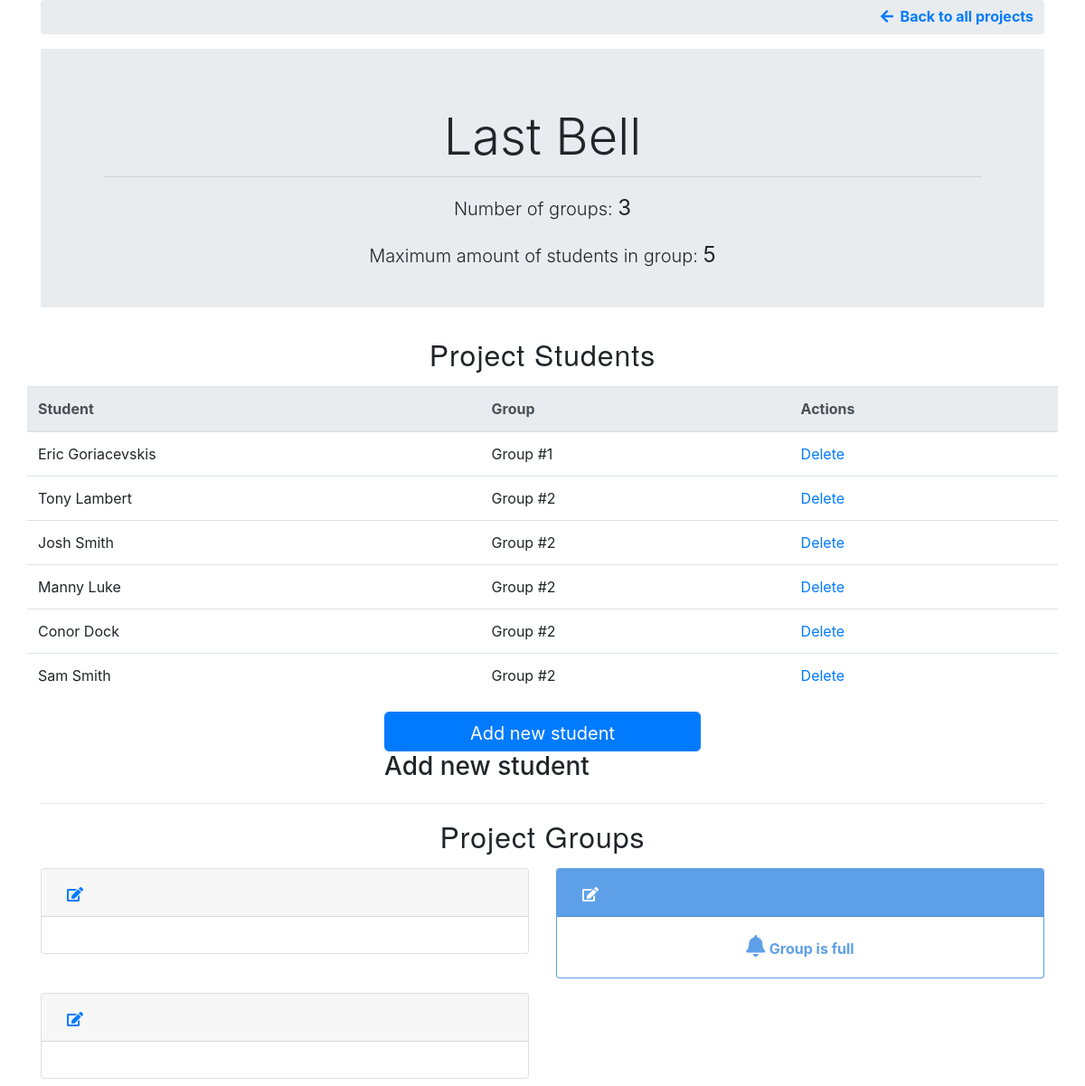
/project.php?id=2, run on the app's committed database.
### tables this page shows
CREATE TABLE `projects` (
  `id` int(3) NOT NULL,
  `title` varchar(255) NOT NULL,
  `groups_count` int(3) NOT NULL,
  `max_students` int(3) NOT NULL
);

CREATE TABLE `students` (
  `id` int(3) NOT NULL,
  `first_name` varchar(255) NOT NULL,
  `last_name` varchar(255) NOT NULL,
  `project_id` int(3) NOT NULL,
  `group_id` int(3) DEFAULT NULL
);

CREATE TABLE `groups` (
  `id` int(11) NOT NULL,
  `project_id` int(11) NOT NULL,
  `name` varchar(255) NOT NULL,
  `student_count` int(3) NOT NULL
);

### bootstrap.php (called while the page is built, shortened)
<?php
require_once(__DIR__ . "/lib/Service/ServiceContainer.php");
require_once(__DIR__ . "/lib/Service/Storage.php");
require_once(__DIR__ . "/lib/Service/Loader.php");
require_once(__DIR__ . "/lib/Service/StudentsStorage.php");
require_once(__DIR__ . "/lib/Service/StudentsLoader.php");
require_once(__DIR__ . "/lib/Model/Student.php");
require_once(__DIR__ . "/lib/Service/ProjectsStorage.php");
require_once(__DIR__ . "/lib/Service/ProjectsLoader.php");
require_once(__DIR__ . "/lib/Model/Project.php");
require_once(__DIR__ . "/lib/Service/GroupsStorage.php");
require_once(__DIR__ . "/lib/Service/GroupsLoader.php");
require_once(__DIR__ . "/lib/Model/Group.php");
$db_host = "127.0.0.1";
$db_name = "check";
$db_user = "root";
$db_pass = "";
$configuration = [
    "db_dsn" => "mysql:host={$db_host};dbname={$db_name}",
    "db_user" => $db_user,
    "db_pass" => $db_pass
];

### lib/Service/ServiceContainer.php (called while the page is built)
<?php
class ServiceContainer{
    private $pdo;
    private $studentsLoader;
    private $studentsStorage;
    private $projectsLoader;
    private $projectsStorage;
    private $groupsLoader;
    private $groupsStorage;
    private $configuration;
    public function __construct(array $configuration)
    {
        $this->configuration = $configuration;
    }
    public function getPDO(){
        if($this->pdo === null){
            $this->pdo = new PDO(
                $this->configuration["db_dsn"],
                $this->configuration["db_user"],
                $this->configuration["db_pass"],
            );
            $this->pdo->setAttribute(PDO::ATTR_ERRMODE, PDO::ERRMODE_EXCEPTION);
        }
        return $this->pdo;
    }
    public function getStudentsLoader(){
        if($this->studentsLoader === null){
            $this->studentsLoader = new StudentsLoader($this->getStudentsStorage());
        }
        return $this->studentsLoader;
    }
    private function getStudentsStorage(){
        if($this->studentsStorage === null){
            $this->studentsStorage = new StudentsStorage($this->getPDO());
        }
        return $this->studentsStorage;
    }
    public function getProjectsLoader(){
        if($this->projectsLoader === null){
            $this->projectsLoader = new ProjectsLoader($this->getProjectsStorage());
        }
        return $this->projectsLoader;
    }
    private function getProjectsStorage(){
        if($this->projectsStorage === null){
            $this->projectsStorage = new ProjectsStorage($this->getPDO());
        }
        return $this->projectsStorage;
    }
    public function getGroupsLoader(){
        if($this->groupsLoader === null){
            $this->groupsLoader = new GroupsLoader($this->getGroupsStorage());
        }
        return $this->groupsLoader;
    }
    private function getGroupsStorage(){
        if($this->groupsStorage === null){
            $this->groupsStorage = new GroupsStorage($this->getPDO());
        }
        return $this->groupsStorage;
    }
}

### lib/Service/Loader.php (called while the page is built, shortened)
<?php
abstract class Loader{
    public function __construct(Storage $storage)
    {
        $this->storage = $storage;
    }
}

### lib/Service/Storage.php (called while the page is built, shortened)
<?php
abstract class Storage{
    public function __construct($pdo)
    {
        $this->pdo = $pdo;
    }
}

### lib/Service/ProjectsStorage.php (called while the page is built, shortened)
<?php
class ProjectsStorage extends Storage{
    public function fetchSingle($id){
        $sql = "SELECT * FROM projects
                WHERE id = :id;";
        $stmt = $this->pdo->prepare($sql);
        $stmt->bindParam(":id", $id, PDO::PARAM_INT);
        if($stmt->execute() && $stmt->rowCount() == 1){
            $projects = $stmt->fetch(PDO::FETCH_ASSOC);
            return $projects;
        }
        else{
            echo "Fetch Error: " . $stmt->error;
        }
    }
}

### lib/Service/ProjectsLoader.php (called while the page is built, shortened)
<?php
class ProjectsLoader extends Loader{
    public function getProjectById($id){
        $singleProject = $this->storage->fetchSingle($id);
        return $this->convertToObject($singleProject);
    }
    protected function convertToObject($project){
        $newProject = new Project($project["id"], $project["title"], $project["groups_count"], $project["max_students"]);
        return $newProject;
    }
}

### lib/Model/Project.php (called while the page is built, shortened)
<?php
class Project{
    private $title;
    private $group_count;
    private $max_students;
    public function __construct($id, $title, $group_count, $max_students)
    {
        $this->title = $title;
        $this->group_count = $group_count;
        $this->max_students = $max_students;
    }
    public function getTitle()
    {
        return $this->title;
    }
    public function getGroup_count()
    {
        return $this->group_count;
    }
    public function getMax_students()
    {
        return $this->max_students;
    }
}

### lib/Service/StudentsLoader.php (called while the page is built, shortened)
<?php
class StudentsLoader extends Loader{
    private $projectStudentsCount;
    public function getProjectStudents($project_id){
        $fetchedStudents = $this->storage->fetchProjectStudents($project_id);
        $this->projectStudentsCount = count($fetchedStudents);
        return $this->addStudentsToArray($fetchedStudents);
    }
    protected function convertToObject($student){
        $groupName = $this->getStudentGroupName($student["id"]);
        $newStudent = new Student($student["id"], $student["first_name"], $student["last_name"], $student["group_id"], $groupName);
        return $newStudent;
    }
    private function addStudentsToArray($students){
        $students_arr = [];
        foreach($students as $student){
            $students_arr[] = $this->convertToObject($student);
        }
        return $students_arr;
    }
    private function getStudentGroupName($student_id){
        return $this->storage->fetchStudentGroupName($student_id)["name"];
    }
    public function getProjectStudentsCount()
    {
        return $this->projectStudentsCount;
    }
}

### lib/Service/StudentsStorage.php (called while the page is built, shortened)
<?php
class StudentsStorage extends Storage{
    public function fetchProjectStudents($project_id){
        $sql = "SELECT * FROM students WHERE project_id = :project_id;";
        $stmt = $this->pdo->prepare($sql);
        $stmt->bindParam(":project_id", $project_id, PDO::PARAM_INT);
        if($stmt->execute()){
            $students = $stmt->fetchAll(PDO::FETCH_ASSOC);
            return $students;
        }
        else{
            echo "Fetch Error: " . $stmt->error;
        }
    }
    public function fetchStudentGroupName($student_id){
        $sql = "SELECT g.name FROM groups g
                INNER JOIN students s
                ON s.group_id = g.id
                WHERE s.id = :student_id";
        $stmt = $this->pdo->prepare($sql);
        $stmt->bindParam(":student_id", $student_id, PDO::PARAM_INT);
        if($stmt->execute()){
            $groupName = $stmt->fetch(PDO::FETCH_ASSOC);
            if($stmt->rowCount() > 0){
                return $groupName;
            }
            return array("name" => "No Group");
        }
        else{
            echo "Fetch Error: " . $stmt->error;
        }
    }
}

### lib/Model/Student.php (called while the page is built, shortened)
<?php
class Student{
    private $id;
    private $first_name;
    private $last_name;
    private $group;
    public function __construct($id, $first_name, $last_name, $group_id, $group)
    {
        $this->id = $id;
        $this->first_name = $first_name;
        $this->last_name = $last_name;
        $this->group = $group;
    }
    public function __toString(){
        return sprintf("%s %s", $this->first_name, $this->last_name);
    }
    public function getGroup()
    {
        return $this->group;
    }
    public function getId()
    {
        return $this->id;
    }
}

### lib/Service/GroupsStorage.php (called while the page is built, shortened)
<?php
class GroupsStorage extends Storage{
    public function fetchProjectGroups($project_id){
        $sql = "SELECT * FROM groups WHERE project_id = :project_id;";
        $stmt = $this->pdo->prepare($sql);
        $stmt->bindParam(":project_id", $project_id, PDO::PARAM_INT);
        if($stmt->execute()){
            $groups = $stmt->fetchAll(PDO::FETCH_ASSOC);
            return $groups;
        }
        else{
            echo "Fetch Error: " . $stmt->error;
        }
    }
}

### lib/Service/GroupsLoader.php (called while the page is built, shortened)
<?php
class GroupsLoader extends Loader{
    public function getProjectGroups($project_id){
        $fetchedGroups = $this->storage->fetchProjectGroups($project_id);
        return $this->addGroupsToArray($fetchedGroups);
    }
    private function addGroupsToArray($groups){
        $groups_arr = [];
        foreach($groups as $group){
            $groups_arr[] = $this->convertToObject($group);
        }
        return $groups_arr;
    }
    protected function convertToObject($group){
        $newGroup = new Group($group["id"], $group["project_id"], $group["name"], $group["student_count"]);
        return $newGroup;
    }
}

### lib/Model/Group.php (called while the page is built, shortened)
<?php
class Group{
    private $id;
    private $student_count;
    public function __construct($id, $project_id, $name, $student_count)
    {
        $this->id = $id;
        $this->student_count = $student_count;
    }
    public function getId()
    {
        return $this->id;
    }
    public function getStudent_count()
    {
        return $this->student_count;
    }
}

### pages/project-page/project_groups.php (the view, shortened to what this page needs)
<h2 class="text-center mt-2 my-font"> Project Groups</h2>
<div class="row" id="edit">
    <?php foreach($projectGroups as $group): ?>
        <?php
            $groupIsFull = $group->getStudent_count() === $maxStudents;
            $groupId = $group->getId();
        ?>
        <div class="col-md-6 mt-2 mb-2">
            <div class="card <?php if($groupIsFull) echo 'full-group'; ?>" id="<?php echo $groupId; ?>">
                <div class="card-header my-card-header <?php if($groupIsFull) echo 'full-group-card-header'; ?>">
                    <a href="#" @click.prevent="fillGroupsEditMode($event)"><i class="fas fa-edit ml-2 pt-2" id="group" name="<?php echo $groupId; ?>"></i></a>
                </div>
                <div class="card-body">
                    <?php if($groupIsFull): ?>
                        <div class="full-group-msg"><i class="fas fa-bell" style="font-size: 1.5rem;"></i> <strong>Group is full</strong></div>
                    <?php endif; ?>
                </div>
            </div>
        </div>
    <?php endforeach; ?>
</div>

### project.php (shortened to what this page needs)
<?php require_once(__DIR__ . "/bootstrap.php"); ?>
<?php
if(isset($_GET["id"])){
    $project_id = $_GET["id"];
    $serviceContainer = new ServiceContainer($configuration);
    $projectsLoader = $serviceContainer->getProjectsLoader();
    if($projectsLoader->projectExists($project_id)){
        $project = $projectsLoader->getProjectById($project_id);
        $maxStudents = $project->getMax_students();
        $studentsLoader = $serviceContainer->getStudentsLoader();
        $students = $studentsLoader->getProjectStudents($project_id);
        $groupsLoader = $serviceContainer->getGroupsLoader();
        $projectGroups = $groupsLoader->getProjectGroups($project_id);
    }
    else{
        header("Location: ./index.php?err=" . MessageHandler::ERR_NO_SUCH_PROJECT);
    }
}
else{
    header("Location: ./index.php?err=" . MessageHandler::ERR_NO_PROJECT_CHOSEN);
}
?>
<?php include_once("./header.php"); ?>
    <div class="container" id="app">
        <div class="row back-btn">
            <div class="col-md-12 text-right mb-3 form-control">
                <a href="./index.php"><i class="fas fa-arrow-left"></i>&nbsp Back to all projects</a>
            </div>
        </div>
        <div class="jumbotron bot-jumbotron jumbotron-fluid text-center">
            <div class="container">
                <h1 class="display-4 title-border-bottom"><?php echo $project->getTitle(); ?></h1>
                <p class="lead mt-3">Number of groups: <strong style="font-size: 1.5rem"><?php echo $project->getGroup_count(); ?></strong></p>
                <p class="lead">Maximum amount of students in group: <strong style="font-size: 1.5rem"><?php echo $maxStudents; ?></strong></p>
            </div>
        </div>
        <?php include_once(__DIR__ . "/pages/project-page/project_students.php"); ?>
        <div class="row">
            <div class="col-md-4"></div>
            <div class="col-md-4">
                <button class="form-control btn btn-lg btn-primary" id="show-modal" @click="showModal = true">Add new student</button>
                <modal v-if="showModal" @close="showModal = false">
                    <h3 slot="header">Add new student</h3>
                </modal>
            </div>
            <div class="col-md-4">
            </div>
        </div>
        <hr>
        <?php include_once(__DIR__ . "/pages/project-page/project_groups.php"); ?>
    </div>
</body>
</html>

### pages/project-page/project_students.php (shortened to what this page needs)
<h2 class="text-center mt-2 my-font"> Project Students</h2>
<div class="row">
    <?php if($studentsLoader->getProjectStudentsCount() == 0): ?>
        <table class="table">
            <thead class="thead-light">
                <tr>
                    <th style="width: 44%">Student</th>
                    <th style="width: 28%">Group</th>
                    <th style="width: 28%">Actions</th>
                </tr>
            </thead>
            <tbody>
                <tr>
                    <td>-</td>
                    <td>-</td>
                    <td>-</td>
                </tr>
            </tbody>
        </table>
        <h3 class="col-md-12 message">Add students to your project!</h3>
    <?php else: ?>
        <table class="table mt-2">
            <thead class="thead-light">
                <tr>
                    <th style="width: 44%">Student</th>
                    <th style="width: 30%">Group</th>
                    <th style="width: 26%">Actions</th>
                </tr>
            </thead>
            <tbody>
                <?php foreach($students as $student): ?>
                    <?php
                        $studentId = $student->getId();
                        $studentsGroup = $student->getGroup();
                    ?>
                    <tr>
                        <td><?php echo strval($student); ?></td>
                        <td><?php echo $studentsGroup; ?></td>
                        <td>
                            <form action="includes/delete_student.inc.php" method="post" id="student_<?php echo $studentId; ?>">
                                <a role="button" href="javascript:void(0)" onclick="document.getElementById('student_<?php echo $studentId; ?>').submit()">Delete</a>
                            </form>
                        </td>
                    </tr>
                <?php endforeach; ?>
            </tbody>
        </table>
    <?php endif; ?>
</div>

### css/styles.css (style rules this page uses)
* { margin: 0; padding: 0; box-sizing: border-box; }
.my-font { font-family: "Helvetica Neue", Helvetica, Arial, sans-serif; font-weight: 300; letter-spacing: 1px; }
.title-border-bottom { margin: 0 auto; width: 90%; padding-bottom: 10px; border-bottom: 1px solid rgb(0, 0, 0, 0.1); }
.back-btn { margin: 0 auto !important; }
.back-btn > div { background-color: #E9ECEF; border: none; }
.back-btn > div > a { text-decoration: none; font-weight: bold; }
.bot-jumbotron { padding-bottom: 1.5rem !important; }
.my-card-header { display: flex; justify-content: space-between; }
.full-group { border: 1px solid #0069d9a1 !important; }
.full-group-msg { text-align: center; color: #0069d9a1; }
.full-group-card-header { background-color: #0069d9a1 !important; color: white; }
.full-group-card-header > a { text-decoration: none !important; }
.full-group-card-header > a > i { color: #ffffff; }

### data on the page
projects: title "Last Bell", groups_count "3", max_students "5"
students: student "Eric Goriacevskis", studentsGroup "Group #1"
students: student "Tony Lambert", studentsGroup "Group #2"
students: student "Josh Smith", studentsGroup "Group #2"
students: student "Manny Luke", studentsGroup "Group #2"
students: student "Conor Dock", studentsGroup "Group #2"
students: student "Sam Smith", studentsGroup "Group #2"
groups: student_count "Group is full"
